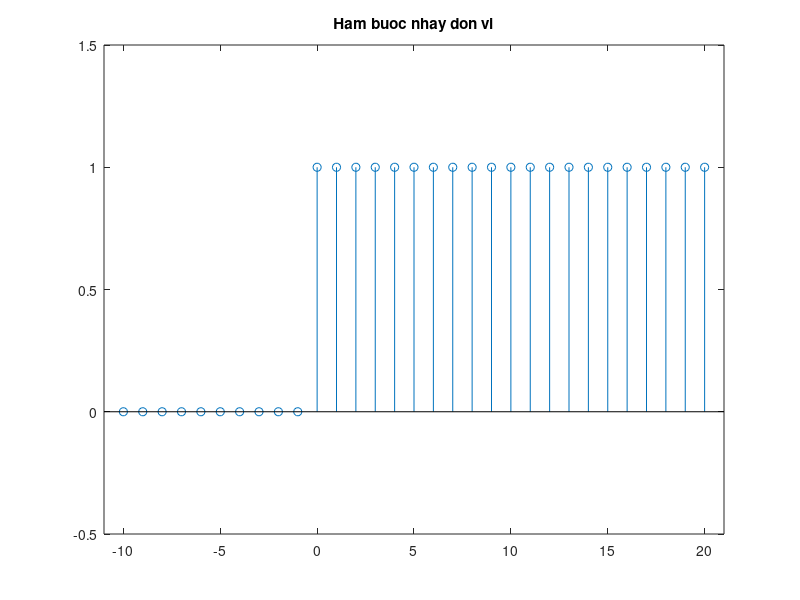

This chart was generated by the following MATLAB code:
%Bai 2.2 Ham_buoc_nhay_don_vi

n=-10:20;
u=[zeros(1,10) ones(1,21)];
stem(n,u);
axis([-11 21 -0.5 1.5]);
title('Ham buoc nhay don vi');